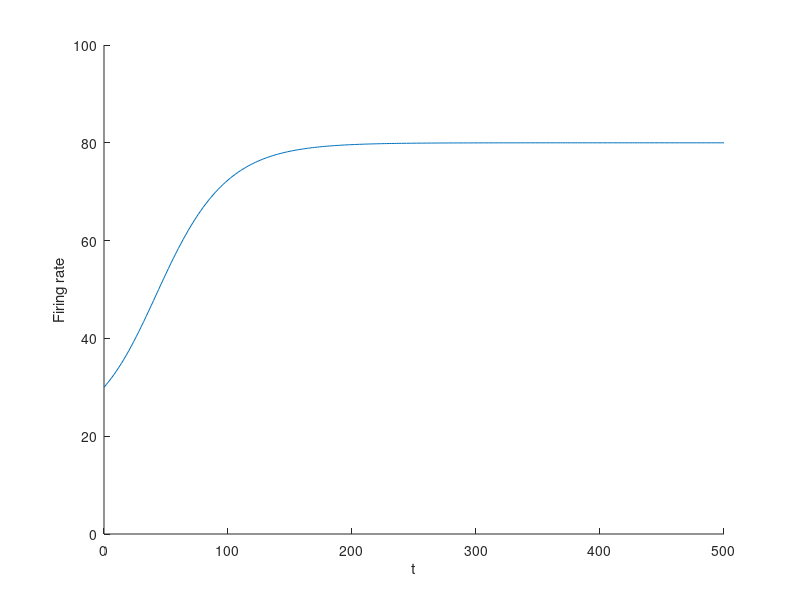

This chart was generated by the following MATLAB code:

%   STM_MF.m
%Forward Euler for MeanField e-e net
clear all; hold on; clc;
DT = 2;  %Time increment as fraction of time constant
Final_Time = 500;   %Final time value for calculation
Last = Final_Time/DT + 1;  %Last time step
Time = DT*[0:Last-1];  %Time vector
Tau = 20;  %Neural time constants in msec
X = zeros(1,Last);  %Vector to store response of Neuron #1
X(1)=30;
% Here's the Euler integration scheme
for T = 2:Last
 	X(T) = X(T-1)+ DT/Tau*(-X(T-1) + 100*(3*X(T-1))^2/(120^2 + (3*X(T-1))^2));  %Your Equation Here
end;
plot(Time,X);
xlabel('t'); ylabel('Firing rate');
axis([0 Final_Time 0 100]);

